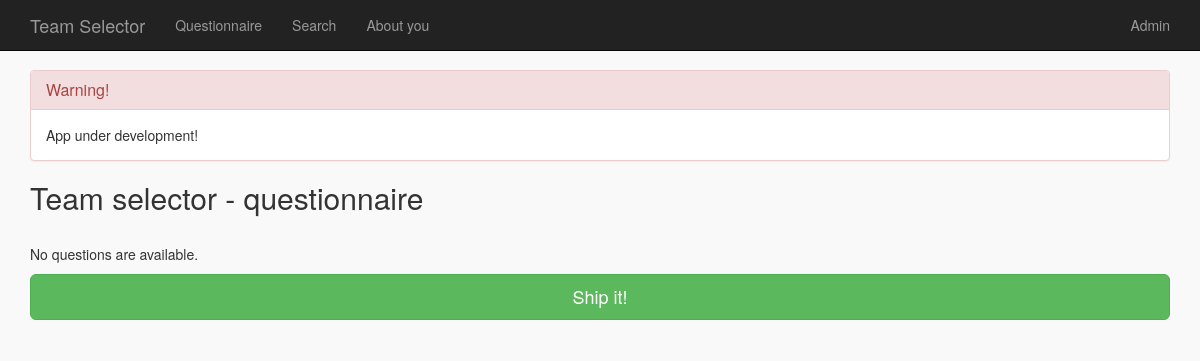
The app's page /word/quiz/, older data.
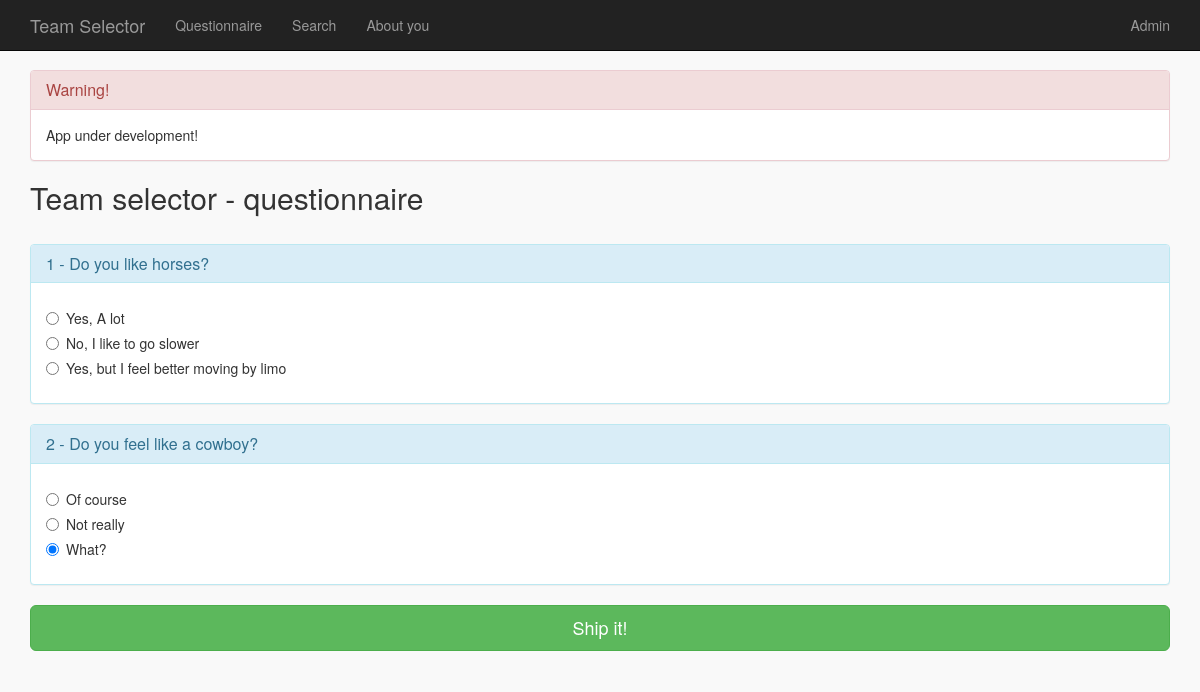
The same page, newer data.
### StudentHelp/models.py (models this page shows, shortened)
class Poll(models.Model):
    question = models.CharField(max_length=200)
    pub_date = models.DateTimeField('date published')
    def was_published_recently(self):
        return self.pub_date >= timezone.now() - datetime.timedelta(days=1)
    was_published_recently.admin_order_field = 'pub_date'
    was_published_recently.boolean = True
    was_published_recently.short_description = 'Published recently?'

class Choice(models.Model):
    poll = models.ForeignKey(Poll)
    choice_text = models.CharField(max_length=200)
    votes = models.IntegerField(default=0)

### StudentHelp/views.py (the view)
def quiz(request):
    latest_poll_list = Poll.objects.order_by('id')[:5]
    template = loader.get_template('StudentHelp/questionnaire.html')
    context = RequestContext(request, {
        'latest_poll_list': latest_poll_list,
    })
    return HttpResponse(template.render(context))

### StudentHelp/templates/StudentHelp/questionnaire.html (shortened to what this page needs)
{% extends "StudentHelp/base.html" %}
{% block content %}
    <h2>Team selector - questionnaire</h2>
    <br/>
    {% if latest_poll_list %}
        {% for poll in latest_poll_list %}
            <div class="panel panel-info">
                <div class="panel-heading">
                    <h3 class="panel-title">{{ poll.id }} - {{ poll.question }}</h3>
                </div>
                <div class="panel-body">
                    {% for choice in poll.choice_set.all %}
                        <div class="radio">
                            <label>
                                <input type="radio" name="optionsRadios" id="optionsRadios1" value="option1" checked>
                                {{ choice.choice_text }}
                            </label>
                        </div>
                    {% endfor %}
                </div>
            </div>
        {% endfor %}
    {% else %}
        <p>No questions are available.</p>
    {% endif %}
    <form action="/word/quiz">
        <button type="submit" class="btn btn-success btn-lg btn-block">Ship it!</button>
    </form>
{% endblock %}

### StudentHelp/templates/StudentHelp/base.html (shortened to what this page needs)
{% load staticfiles %}
<html lang="en">
<head>
    <link href="{% static "css/bootstrap.css" %}" rel="stylesheet" type="text/css">
    <link href="{% static "css/custom.css" %}" rel="stylesheet" type="text/css">
</head>
<body style="background: #f9f9f9;">
<div class="navbar navbar-inverse navbar-fixed-top" role="navigation">
    <div class="container">
        <div class="navbar-header">
            <a class="navbar-brand" href="/word/">Team Selector</a>
        </div>
        <div class="collapse navbar-collapse">
            <ul class="nav navbar-nav">
                <li><a href="/word/quiz">Questionnaire</a></li>
                <li><a href="/word/search_form">Search</a></li>
                <li><a href="/word/display_meta">About you</a></li>
            </ul>
            <ul class="nav navbar-nav navbar-right">
                <li><a href="/admin">Admin</a></li>
            </ul>
        </div>
    </div>
</div>
<div id="content" class="container">
    <div class="row">
        <div class="col-md-12">
            <div style="margin-top: 70px">
                <div class="panel panel-danger">
                    <div class="panel-heading">
                        <h3 class="panel-title">Warning!</h3>
                    </div>
                    <div class="panel-body">
                        App under development!
                    </div>
                </div>
                {% block content %}{% endblock %}
            </div>
        </div>
    </div>
</div>
</body>
</html>

### StudentHelp/static/css/custom.css (style rules this page uses)
html { font-family: "Helvetica Neue", Helvetica, Arial, sans-serif; font-family: proxima-nova, "Helvetica Neue", Helvetica, Arial, sans-serif; font-weight: 300; color: #484848; line-height: 1.28; }

Row changes from the older to the newer data that the page shows:
added Poll: id "1", question "Do you like horses?"
added Choice: choice_text "Yes, A lot", shown under "1"
added Choice: choice_text "No, I like to go slower", shown under "1"
added Choice: choice_text "Yes, but I feel better moving by limo", shown under "1"
added Poll: id "2", question "Do you feel like a cowboy?"
added Choice: choice_text "Of course", shown under "2"
added Choice: choice_text "Not really", shown under "2"
added Choice: choice_text "What?", shown under "2"
Text that changed along with them:
text no longer shown: "No questions are available."
